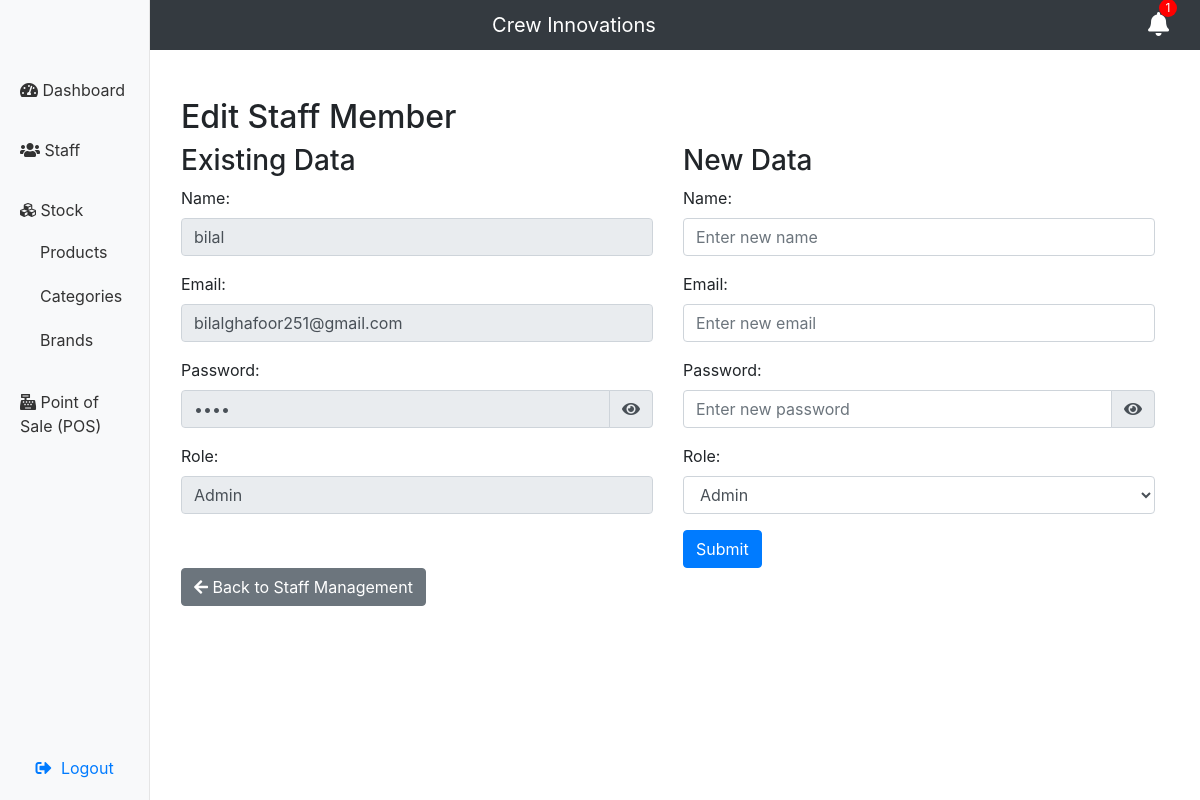
The app's page /edit_staff.php?email=bilalghafoor251@gmail.com with its own data.
### tables this page shows
CREATE TABLE `user` (
  `name` varchar(128) NOT NULL,
  `email` varchar(128) NOT NULL,
  `password` varchar(128) NOT NULL,
  `status` int(128) NOT NULL,
  `role` int(128) NOT NULL
);

### edit_staff.php (the view, shortened to what this page needs)
<?php
$name = "";
$email = "";
$password = "";
if(isset($_GET['email']) && !empty($_GET['email'])) {
    $conn = new mysqli('localhost', 'root', '', 'stocksystem');
    $email = $_GET['email'];
    $sql = "SELECT * FROM user WHERE email = ?";
    $stmt = $conn->prepare($sql);
    $stmt->bind_param("s", $email);
    $stmt->execute();
    $result = $stmt->get_result();
    if ($result->num_rows > 0) {
        $row = $result->fetch_assoc();
        $name = $row['name'];
        $email = $row['email'];
        $password = $row['password'];
        $role = $row['role'];
        $roleLabel = ($role == 0) ? "Admin" : "Staff";
    } else {
        echo "No staff member found with provided email.";
        exit();
    }
} else {
    echo "Invalid email provided.";
    exit();
}
?>
<!DOCTYPE html>
<html lang="en">
<head>
    <link rel="stylesheet" href="https://maxcdn.bootstrapcdn.com/bootstrap/4.5.2/css/bootstrap.min.css">
    <link rel="stylesheet" href="https://cdnjs.cloudflare.com/ajax/libs/font-awesome/5.15.3/css/all.min.css">
</head>
<body>
    <?php include 'navbar.php'; ?>
    <?php include 'sidebar.php'; ?>
    <div class="container mt-5">
        <h2>Edit Staff Member</h2>
        <div class="row">
            <div class="col-md-6">
                <h3>Existing Data</h3>
                <form>
                    <div class="form-group">
                        <label for="existingName">Name:</label>
                        <input type="text" class="form-control" id="existingName" name="existingName" value="<?php echo $name; ?>" readonly>
                    </div>
                    <div class="form-group">
                        <label for="existingEmail">Email:</label>
                        <input type="email" class="form-control" id="existingEmail" name="existingEmail" value="<?php echo $email; ?>" readonly>
                    </div>
                    <div class="form-group">
                        <label for="existingPassword">Password:</label>
                        <div class="input-group">
                            <input type="password" class="form-control" id="existingPassword" name="existingPassword" value="<?php echo $password; ?>" readonly>
                            <div class="input-group-append">
                                <span class="input-group-text"><i class="fas fa-eye" id="toggleExistingPassword"></i></span>
                            </div>
                        </div>
                    </div>
                    <div class="form-group">
                        <label for="existingRole">Role:</label>
                        <input type="text" class="form-control" id="existingRole" name="existingRole" value="<?php echo $roleLabel; ?>" readonly>
                    </div>
                </form>
            </div>
            <div class="col-md-6">
                <h3>New Data</h3>
                <form action="" method="post">
                    <div class="form-group">
                        <label for="name">Name:</label>
                        <input type="text" class="form-control" id="name" name="name" placeholder="Enter new name">
                    </div>
                    <div class="form-group">
                        <label for="email">Email:</label>
                        <input type="email" class="form-control" id="email" name="email" placeholder="Enter new email">
                    </div>
                    <div class="form-group">
                        <label for="password">Password:</label>
                        <div class="input-group">
                            <input type="password" class="form-control" id="password" name="password" placeholder="Enter new password">
                            <div class="input-group-append">
                                <span class="input-group-text"><i class="fas fa-eye" id="togglePassword"></i></span>
                            </div>
                        </div>
                    </div>
                    <div class="form-group">
                        <label for="role">Role:</label>
                        <select class="form-control" id="role" name="role">
                            <option value="0">Admin</option>
                        </select>
                    </div>
                    <button type="submit" class="btn btn-primary">Submit</button>
                </form>
            </div>
        </div>
        <a href="staff.php" class="btn btn-secondary mb-3"><i class="fas fa-arrow-left"></i> Back to Staff Management</a>
    </div>
</body>
</html>

### sidebar.php (style rules this page uses)
.container { padding-left: 150px; }
.container { border-left: 1px solid #e5e5e5; }

### records on screen
user: existingName "bilal", existingEmail "bilalghafoor251@gmail.com", existingRole "Admin"
